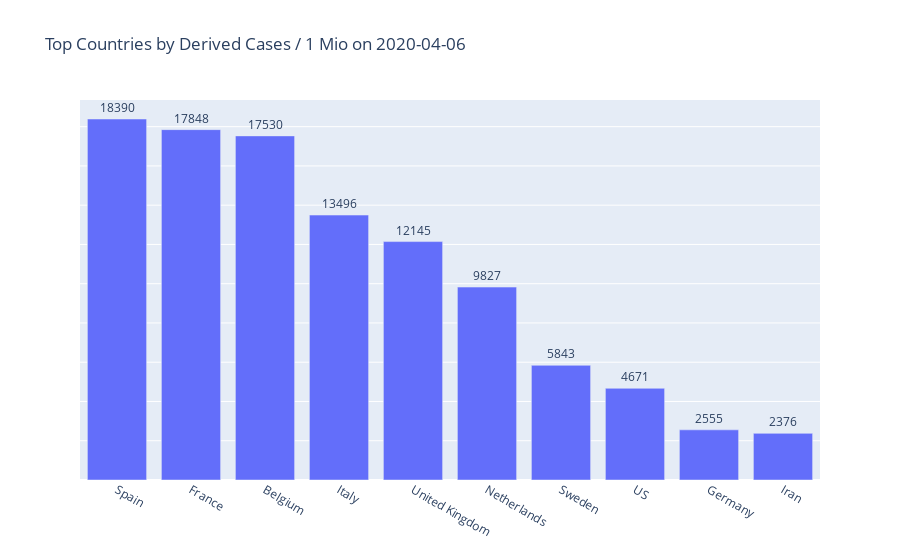

The code cell stored with this chart in its notebook:
### Code cell
totalcases = pd_sims.loc['derivedConfirmed_per1mio'].sort_values(ascending=False)
top10 = totalcases.head(10)
fig = go.Figure(go.Bar(x=top10.index, y=top10.values,
                      text=top10.values,
            textposition='outside'))
fig.update_layout(title_text='Top Countries by Derived Cases / 1 Mio on '+lastrecordeddate)
fig.update_yaxes(showticklabels=False)

fig.show()
fig.write_html("datasets/"+datetoday+"_top10_derivedcases.html")

### Figure 1 — Plotly figure (JSON) as saved in the notebook; plotly's stock layout.template omitted (floating-point values rounded to 4 significant figures)
{"data": [{"text": [18390, 17848, 17530, 13496, 12145, 9827, 5843, 4671, 2555, 2376], "textposition": "outside", "type": "bar", "x": ["Spain", "France", "Belgium", "Italy", "United Kingdom", "Netherlands", "Sweden", "US", "Germany", "Iran"], "y": [18390, 17848, 17530, 13496, 12145, 9827, 5843, 4671, 2555, 2376]}], "layout": {"title": {"text": "Top Countries by Derived Cases / 1 Mio on 2020-04-06"}, "yaxis": {"showticklabels": false}}}
